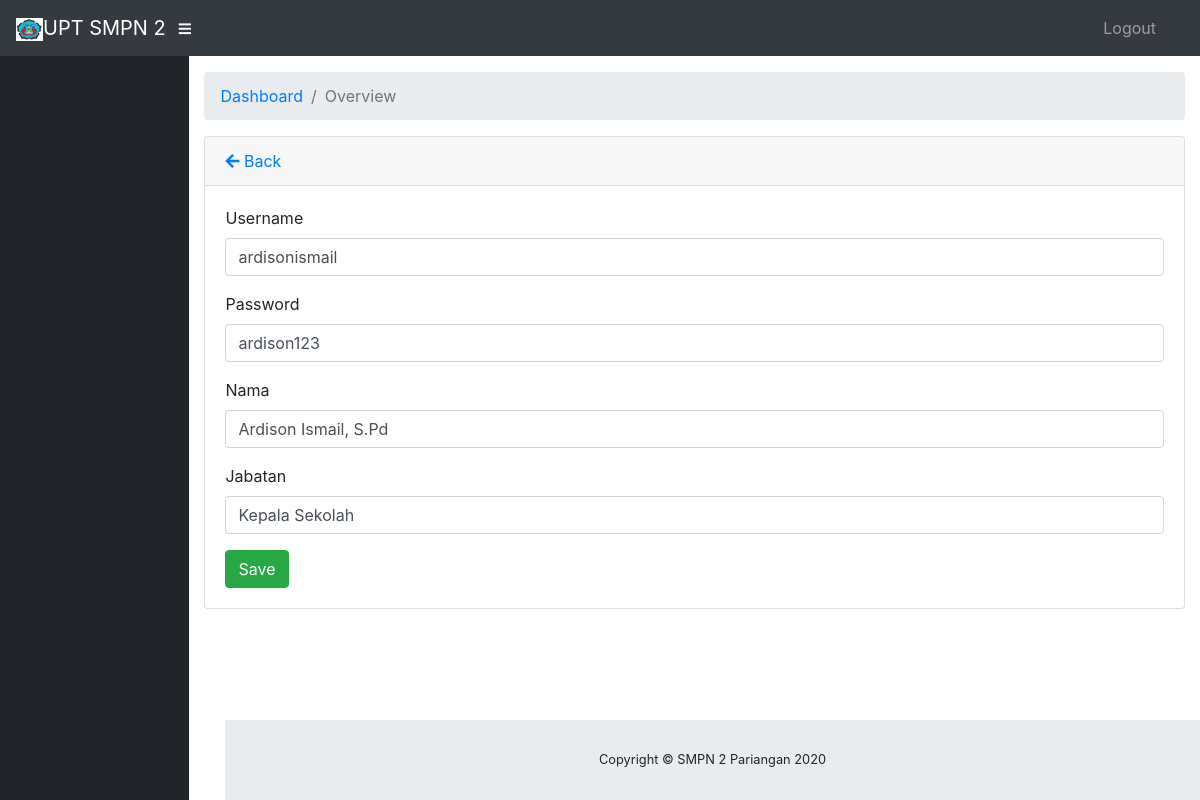
Before: /users/edit/1 with the older database file.
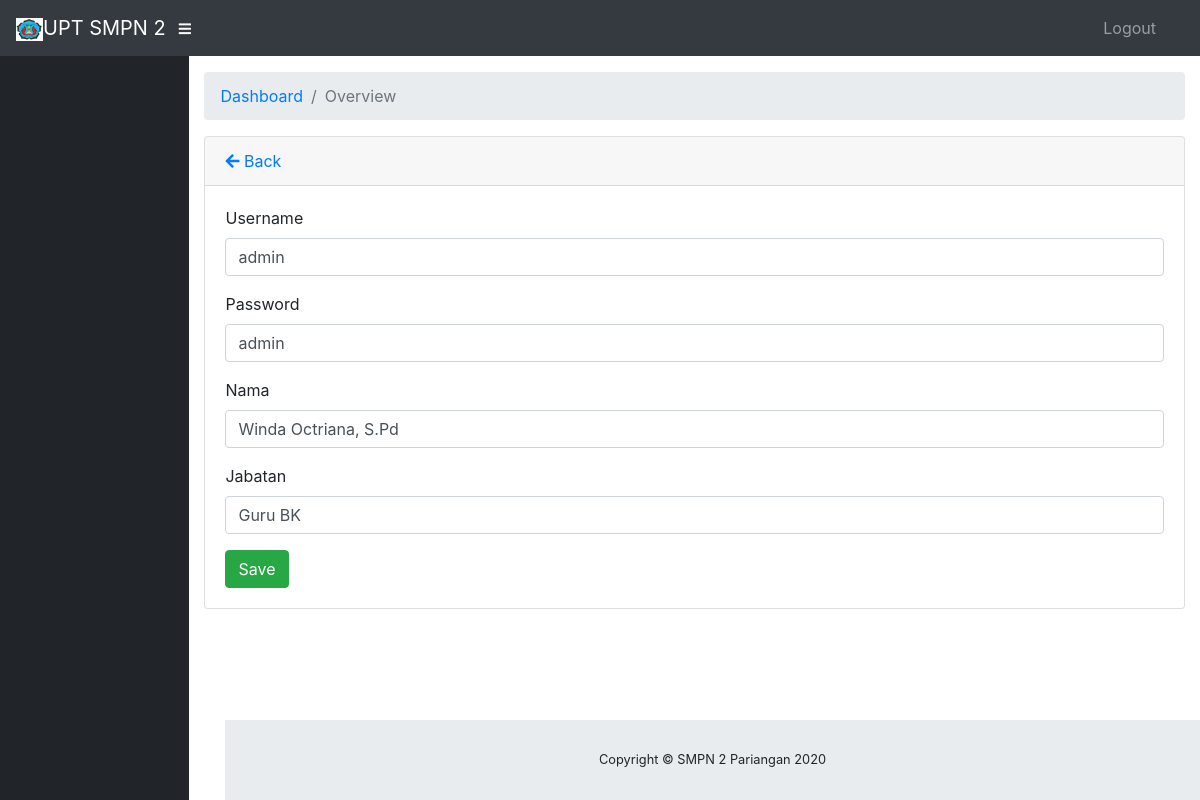
After: the same page with the newer database file.
### tables this page shows
CREATE TABLE IF NOT EXISTS `users` (
  `id_user` int(11) NOT NULL,
  `username` varchar(20) NOT NULL,
  `password` varchar(20) NOT NULL,
  `nama` varchar(20) NOT NULL,
  `jabatan` varchar(20) NOT NULL
);

### application/controllers/Users.php (called while the page is built, shortened)
<?php
class Users extends CI_Controller
{
    public function __construct()
    {
        $this->load->model('Musers');
        $this->load->library("form_validation");
    }
    public function edit($id = NULL)
    {
        $data['datauser'] = $this->Musers->getById($id);
        $this->load->view('users/edit', $data);
    }
}

### index.php (called while the page is built, shortened)
<?php
require_once BASEPATH.'core/CodeIgniter.php';

### application/models/Musers.php (called while the page is built, shortened)
<?php
class Musers extends CI_Model
{
    private $_table = "users";
    public function getById($id)
    {
        return $this->db->get_where($this->_table, ['id_user' => $id])->row();
    }
}

### application/views/users/edit.php (the view, shortened to what this page needs)
<!DOCTYPE html>
<html lang="en">
<head>
</head>
<body id="page-top">
    <div id="wrapper">
        <div id="content-wrapper">
            <div class="container-fluid ">
                <div class="card mb-3 ">
                    <div class="card-header">
                        <a href="<?php echo base_url() ?>users/index"><i class="fas fa-arrow-left"></i> Back</a>
                    </div>
                    <div class="card-body">
                        <form action="<?php echo base_url() ?>users/update" method="post" enctype="multipart/form-data">
                            <div class="form-group">
                                <label>Username</label>
                                <input value="<?php echo $datauser->username  ?>" name="username" type="text" class="form-control" placeholder="Username">
                            </div>
                            <div class="form-group">
                                <label>Password</label>
                                <input value="<?php echo $datauser->password  ?>" name="password" type="text" class="form-control" placeholder="Password">
                            </div>
                            <div class="form-group">
                                <label>Nama</label>
                                <input value="<?php echo $datauser->nama  ?>" name="nama" type="text" class="form-control" placeholder="Nama">
                            </div>
                            <div class="form-group">
                                <label>Jabatan</label>
                                <input value="<?php echo $datauser->jabatan  ?>" name="jabatan" type="text" class="form-control" placeholder="Jabatan">
                            </div>
                            <input class="btn btn-success" type="submit" name="btn" value="Save">
                        </form>
                    </div>
                </div>
            </div>
        </div>
    </div>
</body>
</html>

Changed rows visible on the page:
changed users: username "ardisonismail" → "admin"; password "ardison123" → "admin"; nama "Ardison Ismail, S.Pd" → "Winda Octriana, S.Pd"; jabatan "Kepala Sekolah" → "Guru BK"
